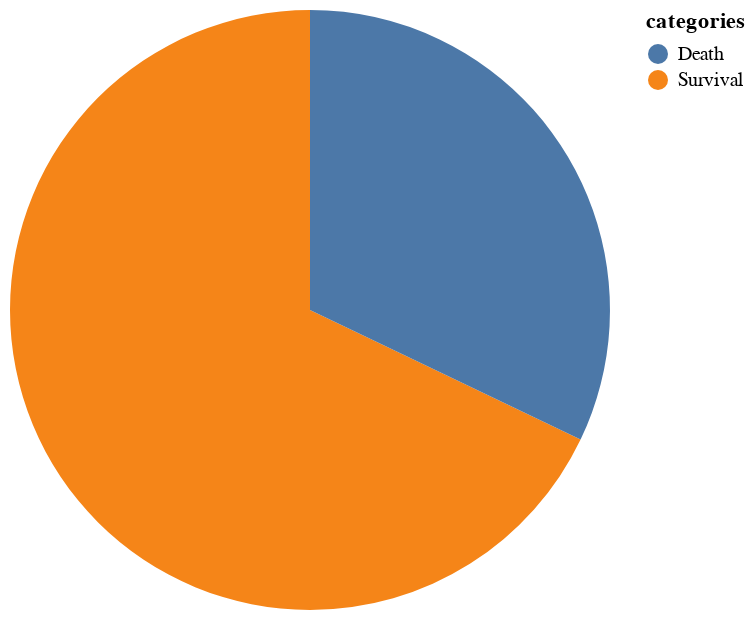

The code cell stored with this chart in its notebook:
### Code cell
y = pd.Series(y)
pie_plot = y.value_counts().reset_index().rename(columns={"index": "categories", 0: "value"})
pie_plot['categories'] = pie_plot['categories'].map({0: "Death", 1: "Survival"})


alt.Chart(pie_plot).mark_arc().encode(theta="value",color="categories:N")

### Figure 1 — Vega-Lite specification as saved in the notebook (floating-point values rounded to 4 significant figures)
{"config": {"view": {"continuousWidth": 300, "continuousHeight": 300}}, "data": {"name": "data-5084f6f22e584278b9ea49d178923e78"}, "mark": {"type": "arc"}, "encoding": {"color": {"field": "categories", "type": "nominal"}, "theta": {"field": "value", "type": "quantitative"}}, "$schema": "https://vega.github.io/schema/vega-lite/v5.8.0.json", "datasets": {"data-5084f6f22e584278b9ea49d178923e78": [{"categories": "Survival", "value": 203}, {"categories": "Death", "value": 96}]}}
